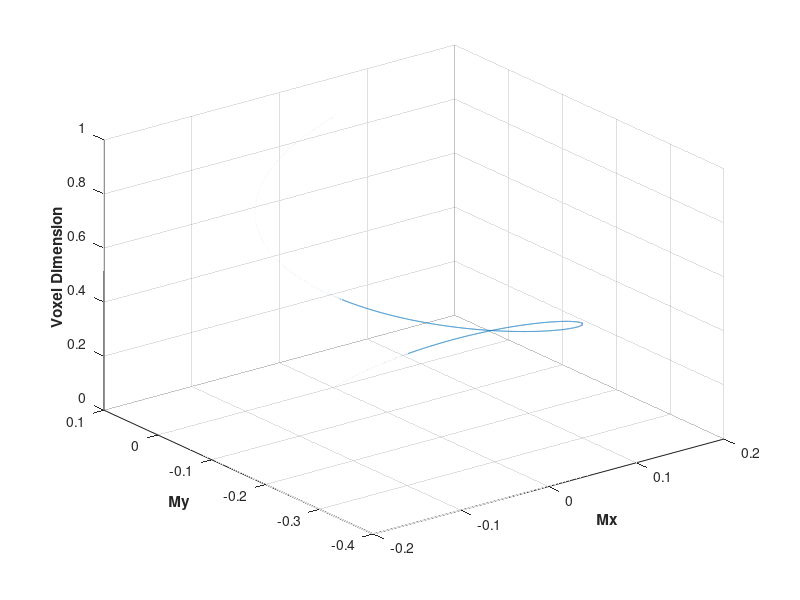

Write MATLAB code to recreate this figure.
% Explore the EPG...

clear 
clc
close all

% (1). the relationshio between F_n & M_xy
n       = 1;
spacing = .0001;
z       = 0:spacing:1;
M_xy    = 1 + 1i*0; % along x-axis
F_n     = cumsum(M_xy.*exp(-2*pi*1i*n*z));

x       = real(F_n)*spacing;
y       = imag(F_n)*spacing;
figure('Name','EPG Demo'),plot3(x,y,z)
grid on;
xlabel('Mx','FontWeight','bold');
ylabel('My','FontWeight','bold');
zlabel('Voxel Dimension','FontWeight','bold');

% (2). 
